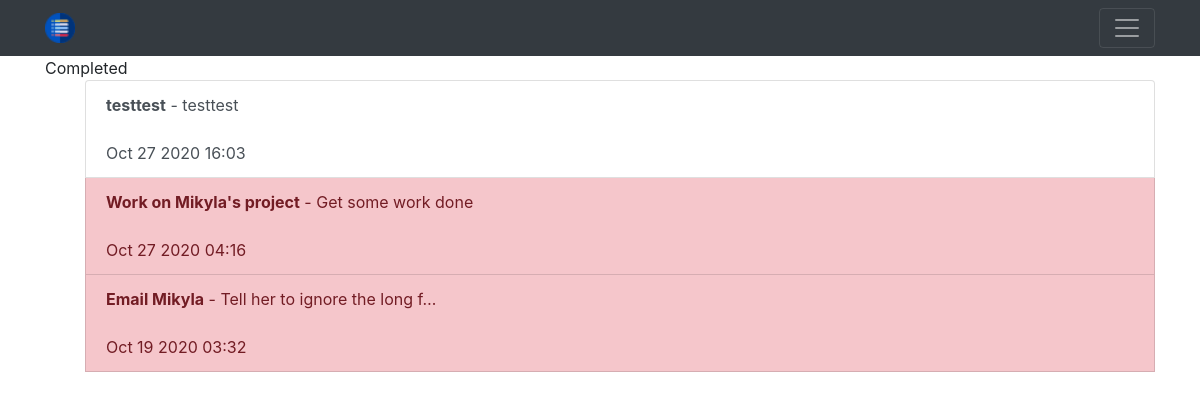
The app's page /completed/ (signed in), older data.
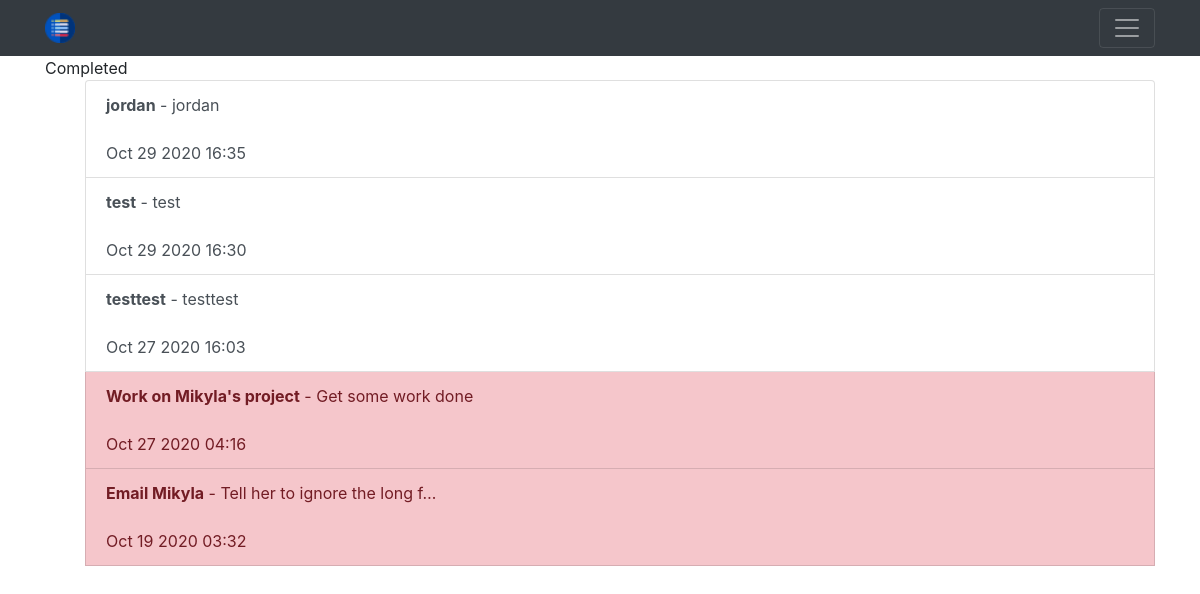
The same page, newer data.
### todoapp/models.py (models this page shows, shortened)
class Todo(models.Model):
    title = models.CharField(max_length=100)
    memo = models.TextField(blank=True)
    created = models.DateTimeField(auto_now_add=True)
    datecompleted = models.DateTimeField(null=True, blank=True)
    important = models.BooleanField(default=False)
    user = models.ForeignKey(User, on_delete=models.CASCADE)

### todoapp/views.py (the view)
# urls.py: path('completed/', views.completedtodos, name='completedtodos'),
@login_required
def completedtodos(request):
    todos = Todo.objects.filter(user=request.user, datecompleted__isnull=False).order_by('-datecompleted')
    return render(request, 'todoapp/completed.html', {'todos': todos})

### todoapp/templates/todoapp/completed.html (shortened to what this page needs)
{% extends 'todoapp/base.html' %}
{% block content %}
Completed
  {% if todos %}
    <ul>
      {% for todo in todos %}
        <a href="{% url 'viewtodo' todo.id %}"
           class="list-group-item list-group-item-action{% if todo.important %} list-group-item-danger{% endif %}"><b>{{ todo.title }}</b>
          {% if todo.memo %} - {{ todo.memo|truncatechars:30 }}{% endif %}<br><br>
        {{ todo.datecompleted|date:'M j Y H:i' }}</a>
      {% endfor %}
      <br>
      <br><br>
    </ul>{% endif %}
{% endblock content %}

Row changes from the older to the newer data that the page shows:
added Todo: title "jordan", memo "jordan", datecompleted "Oct 29 2020 16:35"
now on this page (row edited): Todo: title "test", memo "test", datecompleted "Oct 29 2020 16:30"
